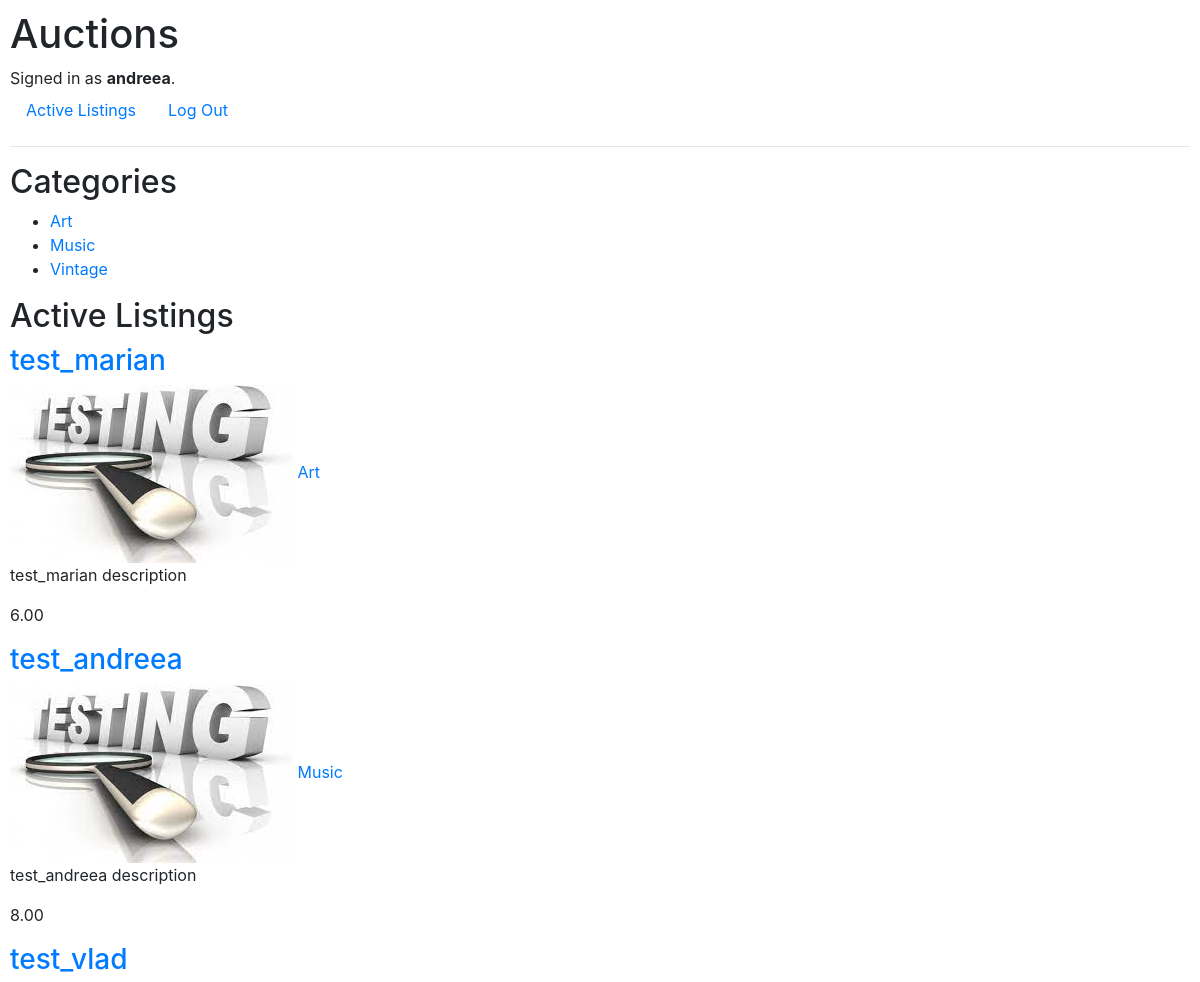
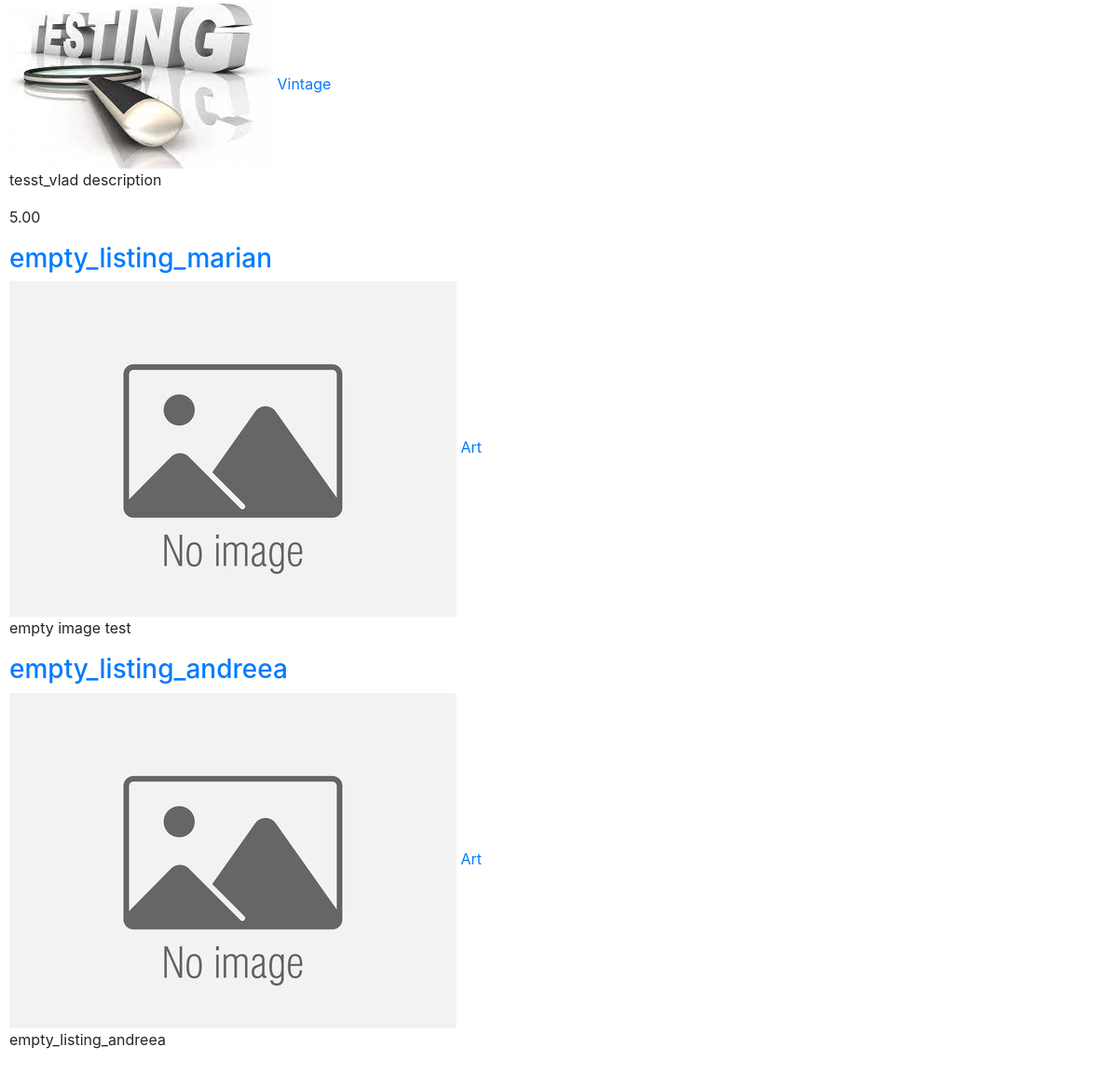
The app's page / (signed in) with its own data (2 pictures, top to bottom).
### auctions/models.py (models this page shows, shortened)
class User(AbstractUser):
    pass

class Category(models.Model):
    name = models.CharField(max_length=50)
    def __str__(self):
        return self.name
    class Meta:
        ordering = ['name']

class Listing(models.Model):
    user = models.ForeignKey(User, on_delete=models.CASCADE, null=False, blank=True)
    title = models.CharField(max_length=64)
    description = models.CharField(max_length=200)
    image = models.FileField(upload_to=image_path, blank=True, null=False)
    starting = models.DecimalField(max_digits=3, decimal_places=2,validators=[MinValueValidator(limit_value=1)], default=1)
    category = models.ForeignKey(Category, on_delete=models.CASCADE, null=True, related_name='category')
    active = models.BooleanField(default=True)
    def image_url(self):
        return self.image.url if self.image else None

class Bid(models.Model):
    user = models.ForeignKey(User, on_delete=models.CASCADE,null=False, blank=True, related_name="user_bid")
    listing = models.ForeignKey(Listing, on_delete=models.CASCADE,null=True, blank=True, related_name="listing_bid")
    bid = models.DecimalField(max_digits=3, decimal_places=2)

### auctions/views.py (the view)
# urls.py: path("", views.index, name="index"),
def index(request):
    listings = Listing.objects.all().filter(active=True)
    return render(request, "auctions/index.html", {
        "listings" : listings,
    })

### auctions/templatetags/show_categories.py (called while the page is built)
@register.inclusion_tag("auctions/category_list.html")
def show_categories(categories):
    categories = Category.objects.all()
    return {"categories": categories}

### auctions/templates/auctions/index.html
{% extends "auctions/layout.html" %}
{% load static %}
{% load show_categories %}
{% block body %}
{% show_categories categories %}
<h2>Active Listings</h2>
    {% for listing in listings %}
    <a href="{% url 'listing' listing.id %}"><h3>{{listing.title}}</h3></a>
        {% if listing.image %}
            <img src="{{listing.image_url}}" alt="{{ listing.title}}">
        {% else %}
            <img src="{{ MEDIA_URL }}uploads/default.jpg" alt="No image">
        {% endif %}
    <a href="{% url 'category' listing.category%}">{{listing.category}}</a>
    <p>{{listing.description}}</p>
    <p>{{listing.listing_bid.last.bid}}</p>
    {% empty %}
        <p>No active listings.</p>
    {% endfor %}
{% endblock %}

### auctions/templates/auctions/layout.html (shortened to what this page needs)
{% load static %}
<!DOCTYPE html>
<html lang="en">
    <head>
        <link rel="stylesheet" href="https://stackpath.bootstrapcdn.com/bootstrap/4.4.1/css/bootstrap.min.css">
        <link href="{% static 'auctions/styles.css' %}" rel="stylesheet">
    </head>
    <body>
        <h1>Auctions</h1>
        <div>
            {% if user.is_authenticated %}
                Signed in as <strong>{{ user.username }}</strong>.
            {% else %}
                Not signed in.
            {% endif %}
        </div>
        <ul class="nav">
            <li class="nav-item">
                <a class="nav-link" href="{% url 'index' %}">Active Listings</a>
            </li>
            {% if user.is_authenticated %}
                <li class="nav-item">
                    <a class="nav-link" href="{% url 'logout' %}">Log Out</a>
                </li>
            {% endif %}
        </ul>
        <hr>
        {% block body %}
        {% endblock %}
    </body>
</html>

### auctions/templates/auctions/category_list.html
{% block body %}
<h2>Categories</h2>
<ul>
    {% for category in categories %}
        <li><a href="{% url 'category' category.name %}">{{category.name}}</a></li>
    {% endfor %}
</ul>
{% endblock %}

### auctions/static/auctions/styles.css (style rules this page uses)
body { padding: 10px; }

### records on screen
User: username "andreea"
Category: name "Art"
Category: name "Music"
Category: name "Vintage"
Listing: title "test_marian", image_url (picture), category "Art", description "test_marian description", listing_bid.last.bid "6.00"
Listing: title "test_andreea", image_url (picture), category "Music", description "test_andreea description", listing_bid.last.bid "8.00"
Listing: title "test_vlad", image_url (picture), category "Vintage", description "tesst_vlad description", listing_bid.last.bid "5.00"
Listing: title "empty_listing_marian", category "Art", description "empty image test"
Listing: title "empty_listing_andreea", category "Art", description "empty_listing_andreea"
